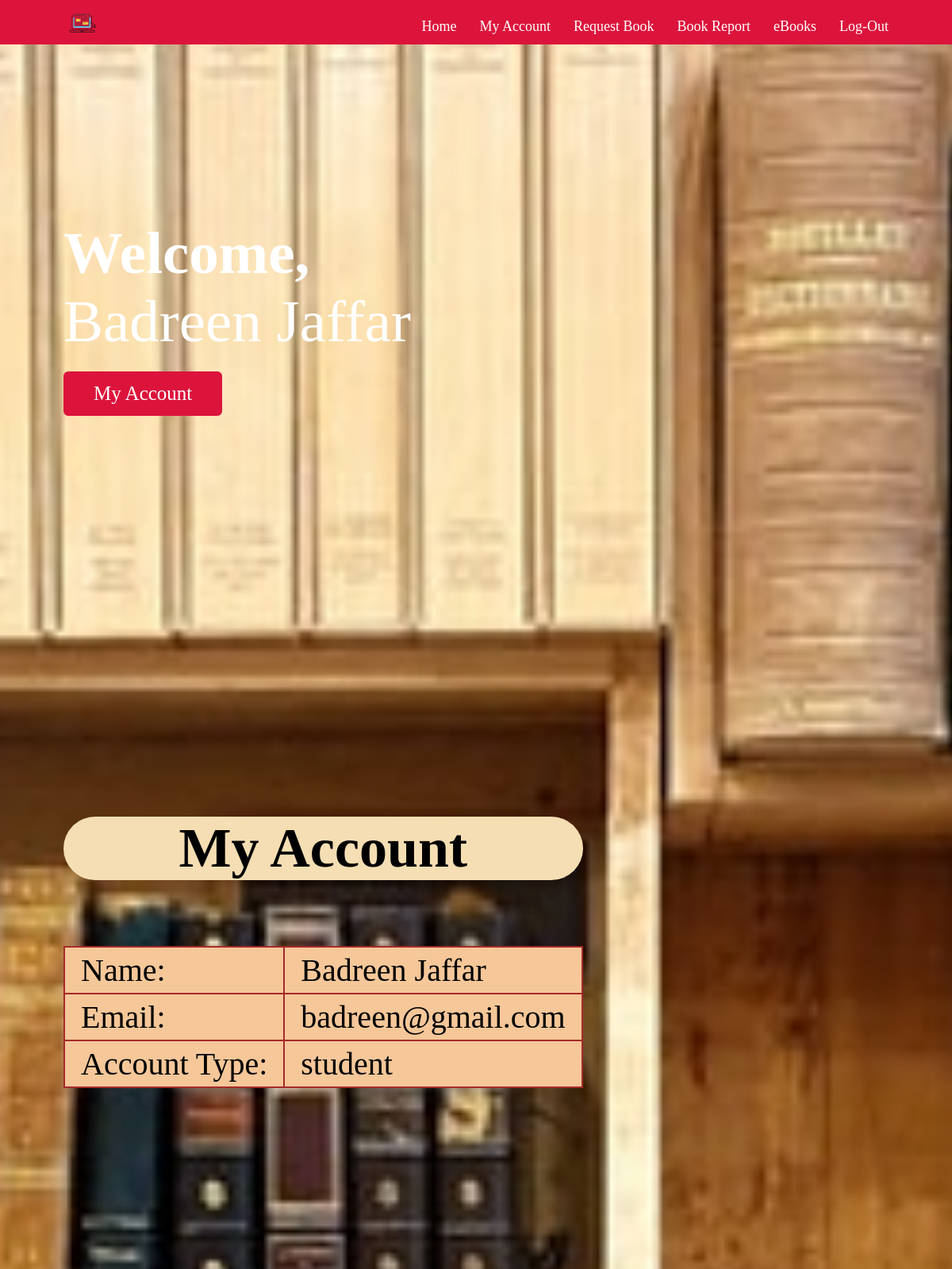
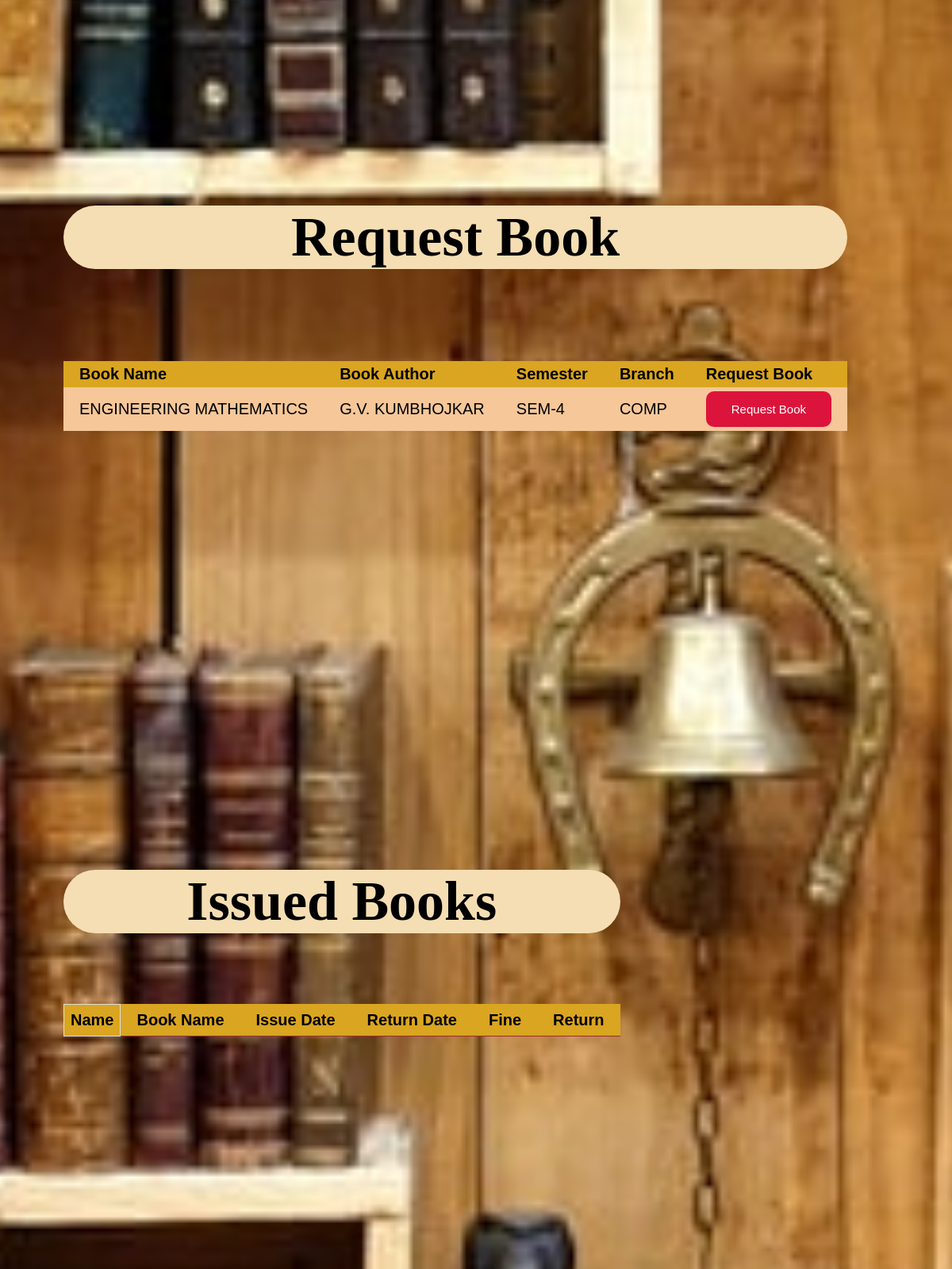
Page /user.php?userlogid=3 (upper part) on the committed database (2 pictures, top to bottom).
### tables this page shows
CREATE TABLE `userdata` (
  `id` int(11) NOT NULL,
  `name` varchar(25) NOT NULL,
  `email` varchar(25) NOT NULL,
  `pass` varchar(25) NOT NULL,
  `type` varchar(25) NOT NULL
);

CREATE TABLE `book` (
  `id` int(11) NOT NULL,
  `bookpic` varchar(25) NOT NULL,
  `bookname` varchar(25) NOT NULL,
  `bookdetail` varchar(110) NOT NULL,
  `bookaudor` varchar(25) NOT NULL,
  `bookpub` varchar(25) NOT NULL,
  `branch` varchar(110) NOT NULL,
  `bookprice` varchar(25) NOT NULL,
  `bookquantity` varchar(25) NOT NULL,
  `bookava` int(11) NOT NULL,
  `bookrent` int(11) NOT NULL
);

### db.php (called while the page is built, shortened)
<?php
class db
{
    function setconnection()
    {
        try {
            $this->connection = new PDO("mysql:host=localhost; dbname=digital_library", "root", "");
        } catch (PDOException $e) {
            echo "Error";
        }
    }
}
?>

### data_class.php (called while the page is built, shortened)
<?php include("db.php");
class data extends db
{
    function userdetail($id)
    {
        $q = "SELECT * FROM userdata where id ='$id'";
        $data = $this->connection->query($q);
        return $data;
    }
    function getbookissue()
    {
        $q = "SELECT * FROM book where bookava !=0 ";
        $data = $this->connection->query($q);
        return $data;
    }
}

### user.php (the view, shortened to what this page needs)
<?php
$userloginid = $_SESSION["userid"] = $_GET['userlogid'];
?>
<!DOCTYPE html>
<html lang="en">
<head>
    <link rel="stylesheet" href="./user.css">
    <link rel="stylesheet" href="https://cdnjs.cloudflare.com/ajax/libs/font-awesome/5.15.3/css/all.min.css" />
</head>
<body>
    <?php
    include("data_class.php");
    ?>
    <nav class="navbar">
        <div class="max-width">
            <div class="logo"><a href="#"><img src="./image/logo.ico" alt=""></a></div>
            <ul class="menu">
                <li><a href="#home" class="menu-btn">Home</a></li>
                <li><a href="#account" class="menu-btn">My Account</a></li>
                <li><a href="#bookreq" class="menu-btn">Request Book</a></li>
                <li><a href="#bookrep" class="menu-btn">Book Report</a></li>
                <li><a href="#ebooks" class="menu-btn">eBooks</a></li>
                <li><a href="./index.php" class="menu-btn">Log-Out</a></li>
            </ul>
        </div>
    </nav>
    <section class="home" id="home">
        <div class="max-width">
            <div class="home-content">
                <?php
                $u = new data;
                $u->setconnection();
                $u->userdetail($userloginid);
                $recordset = $u->userdetail($userloginid);
                foreach ($recordset as $row) {
                    $name = $row[1];
                } ?>
                <div class="text-1">Welcome,</div>
                <div class="text-2"><?php echo $name ?></div>
                <a href="#account">My Account<br></a><br>
            </div>
        </div>
    </section>
    <div class="account" id="account">
        <div class="max-width">
            <div class="user-account" style="overflow-x:auto;">
                <?php
                $u = new data;
                $u->setconnection();
                $u->userdetail($userloginid);
                $recordset = $u->userdetail($userloginid);
                foreach ($recordset as $row) {
                    $name = $row[1];
                    $email = $row[2];
                    $type = $row[4];
                } ?>
                <table>
                    <div class="text-1" align="center">My Account</div><br>
                    <tr>
                        <td>
                            <div class="text-2" align="left">Name:</div>
                        </td>
                        <td>
                            <div class="text-2" align="left"><?php echo $name ?></div>
                        </td>
                    </tr>
                    <tr>
                        <td>
                            <div class="text-2" align="left">Email:</div>
                        </td>
                        <td>
                            <div class="text-2" align="left"><?php echo $email ?></div>
                        </td>
                    </tr>
                    <tr>
                        <td>
                            <div class="text-2" align="left">Account Type:</div>
                        </td>
                        <td>
                            <div class="text-2" align="left"><?php echo $type ?></div>
                        </td>
                    </tr>
                </table>
            </div>
        </div>
    </div>
    <div class="bookreq" id="bookreq">
        <div class="max-width">
            <div class="requestbook" style="overflow-x:auto;">
                <div class="text-1" align="center">Request Book</div><br>
                <?php
                $u = new data;
                $u->setconnection();
                $u->getbookissue();
                $recordset = $u->getbookissue();
                $table = "<table style='font-family: Arial, Helvetica, sans-serif;border-collapse: collapse;width: 100%;'><tr>
            <th>Book Name</th><th>Book Author</th><th>Semester</th><th>Branch</th></th><th>Request Book</th></tr>";
                foreach ($recordset as $row) {
                    $table .= "<tr>";
                    $table .= "<td>$row[2]</td>";
                    $table .= "<td>$row[4]</td>";
                    $table .= "<td>$row[3]</td>";
                    $table .= "<td>$row[6]</td>";
                    $table .= "<td><a href='requestbook.php?bookid=$row[0]&userid=$userloginid'><button type='button' class='btn btn-primary'>Request Book</button></a></td>";
                    $table .= "</tr>";
                }
                $table .= "</table>";
                echo $table;
                ?>
            </div>
        </div>
    </div>
    <div class="bookrep" id="bookrep">
        <div class="max-width">
            <div class="bookreport" style="overflow-x:auto;">
                <div class="text-1" align="center">Issued Books</div><br>
                <?php
                $table = "<table style='font-family: Arial, Helvetica, sans-serif;border-collapse: collapse;width: 100%;'><tr><th style='  border: 1px solid #ddd; padding: 8px;'>Name</th><th>Book Name</th><th>Issue Date</th><th>Return Date</th><th>Fine</th></th><th>Return</th></tr>";
                $table .= "</table>";
                echo $table;
                ?>
            </div>
        </div>
    </div>
</body>
</html>

### user.css (style rules this page uses)
* { margin: 0; padding: 0; box-sizing: border-box; text-decoration: none; }
section { padding: 100px 0; }
.max-width { max-width: 1300px; padding: 0 80px; margin: auto; }
.navbar { background-color: crimson; height: 3.5rem; position: fixed; width: 100%; z-index: 999; padding: 5px 0; font-family: inherit; transition: all 0.3s ease; }
.navbar .max-width { display: flex; align-items: center; justify-content: space-between; }
.navbar .logo a { color: #fff; font-size: 35px; font-weight: 600; }
.navbar .menu li { list-style: none; display: inline-block; }
.navbar .menu li a { display: block; color: rgb(255, 255, 255); font-size: 18px; font-weight: 500; margin-left: 25px; transition: color 0.3s ease; }
.menu-btn { color: #fff; font-size: 23px; cursor: pointer; display: none; }
.home { display: flex; background: url("./image/bg.png") no-repeat center; height: 100vh; color: #fff; min-height: 500px; background-size: cover; background-attachment: fixed; font-family: inherit; }
.home .max-width { width: 100%; display: flex; }
.home .home-content .text-1 { font-size: 75px; font-weight: 600; }
.home .home-content .text-2 { font-size: 75px; }
.home .home-content a { display: inline-block; background: crimson; color: #fff; font-size: 25px; padding: 12px 36px; margin-top: 20px; font-weight: 400; border-radius: 6px; border: 2px solid crimson; transition: all 0.3s ease; }
.account { overflow-x: auto; display: flex; background: url("./image/bg.png") no-repeat center; height: 100vh; color: rgb(0, 0, 0); min-height: 500px; align-content: center; background-size: cover; background-attachment: fixed; font-family: inherit; }
.account .max-width { align-items: center; width: 100%; display: flex; }
.account .user-account .text-1 { font-size: 70px; font-weight: 600; color: black; background-color: wheat; border-radius: 10rem; border: black; }
.account .user-account .text-2 { font-size: 40px; }
table { background-color: brown; margin-right: auto; margin-left: auto; margin-top: 10%; margin-bottom: auto; font-size: 20px; }
th, td { color:azure; text-align: left; padding: 5px 20px }
th { color: black; background-color: goldenrod; }
td { background-color: #f5c799; color: black; }
.bookreq { overflow-x: auto; display: flex; background: url("./image/bg.png") no-repeat center; height: 100vh; color: rgb(0, 0, 0); min-height: 500px; align-content: center; background-size: cover; background-attachment: fixed; font-family: inherit; }
.bookreq .max-width { align-items: center; width: 100%; display: flex; }
.bookreq .requestbook .text-1 { font-size: 70px; font-weight: 600; color: black; background-color: wheat; border-radius: 10rem; border: black; }
.bookreq .requestbook button { display: inline-block; background: crimson; color: #fff; font-size: 15px; padding: 12px 30px; margin-top: 0px; font-weight: 200; border-radius: 10px; border: 2px solid crimson; transition: all 0.3s ease; }
.bookrep { overflow-x: auto; display: flex; background: url("./image/bg.png") no-repeat center; height: 100vh; color: rgb(0, 0, 0); min-height: 500px; align-content: center; background-size: cover; background-attachment: fixed; font-family: inherit; }
.bookrep .max-width { align-items: center; width: 100%; display: flex; }
.bookrep .bookreport .text-1 { font-size: 70px; font-weight: 600; color: black; background-color: wheat; border-radius: 10rem; border: black; }

### rows in the picture
userdata: name "Badreen Jaffar", email "badreen@gmail.com", type "student"
book: bookname "ENGINEERING MATHEMATICS", bookaudor "G.V. KUMBHOJKAR", bookdetail "SEM-4", branch "COMP"
